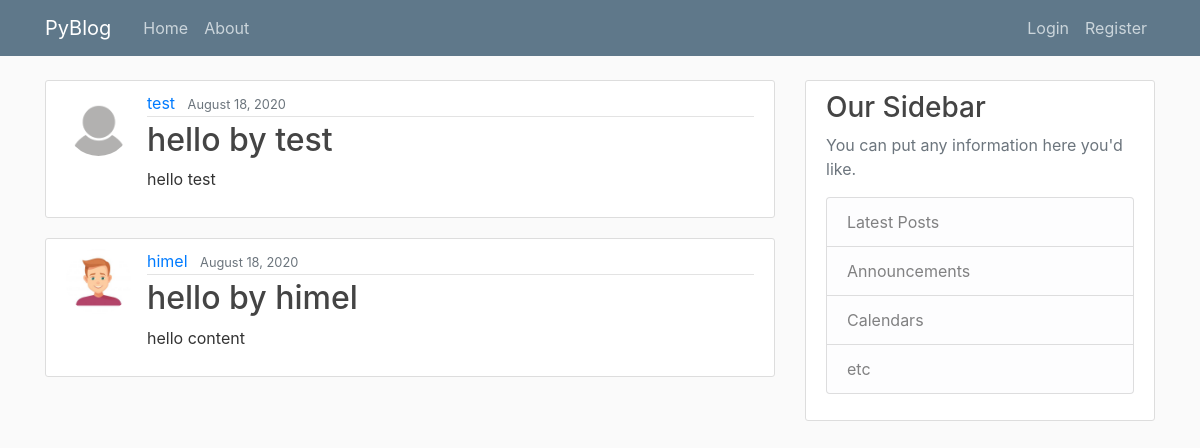
/, run on an earlier commit of the app's database.
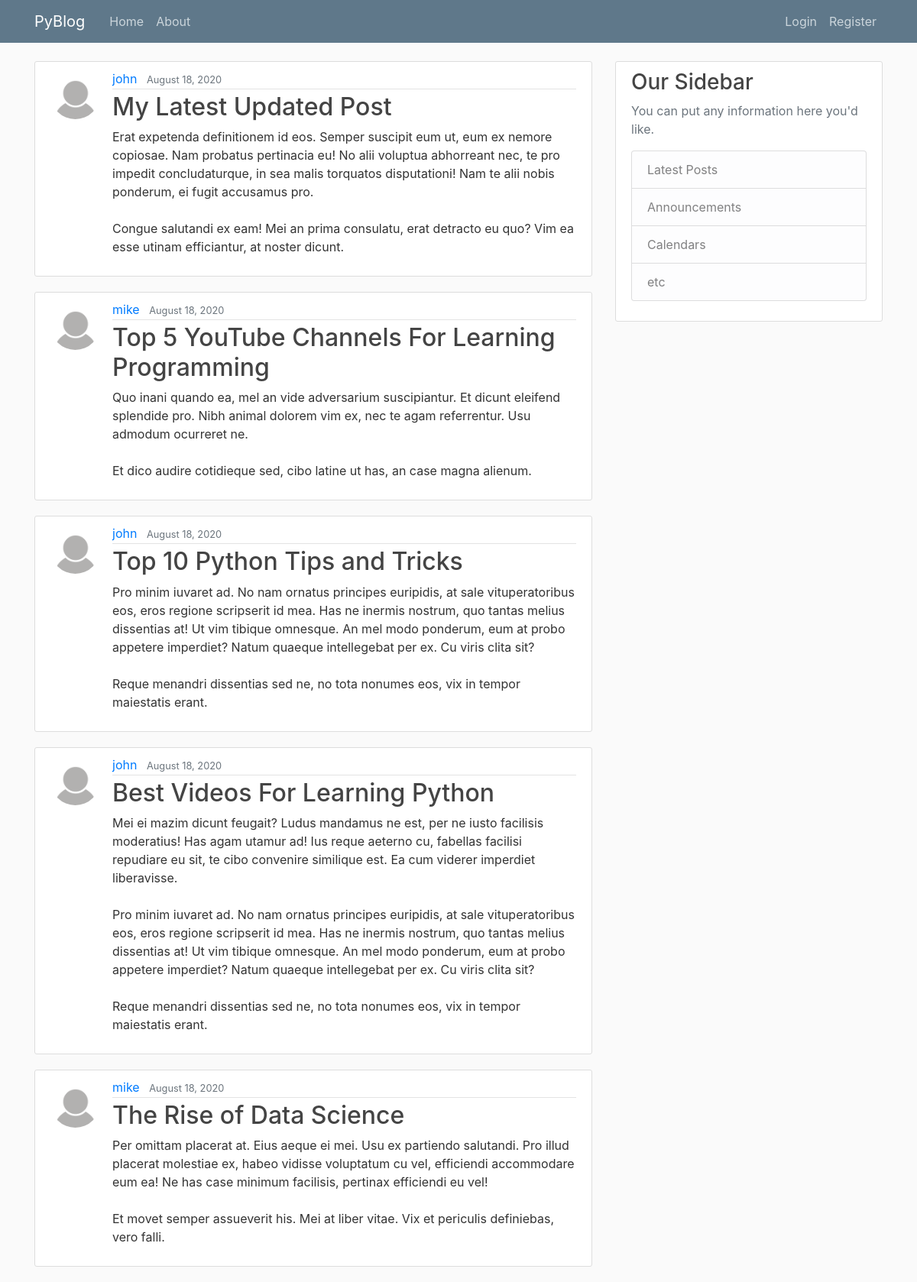
And on a later commit of the database.
### blog/models.py (models this page shows, shortened)
class Post(models.Model):
    title = models.CharField(max_length=100)
    content = models.TextField()
    date_posted = models.DateTimeField(default=timezone.now)
    author = models.ForeignKey(User, on_delete=models.CASCADE)

### users/models.py (models this page shows, shortened)
class Profile(models.Model):
    user = models.OneToOneField(User, on_delete=models.CASCADE)
    image = models.ImageField(
        default='profile_pics/default.png', upload_to='profile_pics')

### blog/views.py (the view)
# urls.py: path('', PostListView.as_view(), name='blog-home'),
class PostListView(ListView):
    model = Post
    template_name = 'blog/home.html'  # <app>/<model>_<viewtype>.html
    context_object_name = 'posts'
    ordering = ['-date_posted']
    paginate_by = 5

### blog/templates/blog/home.html
{% extends "blog/base.html" %}
{% block content %}
    {% for post in posts %}
        <article class="media content-section">
          <img class="rounded-circle article-img" src="{{ post.author.profile.image.url }}">
          <div class="media-body">
            <div class="article-metadata">
              <a class="mr-2" href="#">{{ post.author }}</a>
              <small class="text-muted">{{ post.date_posted|date:"F d, Y" }}</small>
            </div>
            <h2><a class="article-title" href="{% url 'post-detail' post.id %}">{{ post.title }}</a></h2>
            <p class="article-content">{{ post.content }}</p>
          </div>
        </article>
    {% endfor %}
{% endblock content %}

What changed in the data, as far as the page shows it:
no longer on this page (row edited): Post: author.profile.image (placeholder picture), author "test", date_posted "August 18, 2020", title "hello by test", content "hello test"
no longer on this page (row edited): Post: author.profile.image (picture), author "himel", date_posted "August 18, 2020", title "hello by himel", content "hello content"
added Post: author.profile.image (placeholder picture), author "john", date_posted "August 18, 2020", title "My Latest Updated Post", content "Erat expetenda definitionem id eos. Semper suscipit eum ut, eum ex nemore copiosae. Nam probatus pertinacia eu! No alii voluptua abhorreant nec, te pro impedit concludaturque, in sea malis torquatos disputationi! Nam te alii nobis ponderum, ei fugit accusamus pro. Congue salutandi ex eam! Mei an prima consulatu, erat detracto eu quo? Vim ea esse utinam efficiantur, at noster dicunt."
added Post: author.profile.image (placeholder picture), author "mike", date_posted "August 18, 2020", title "Top 5 YouTube Channels For Learning Programming", content "Quo inani quando ea, mel an vide adversarium suscipiantur. Et dicunt eleifend splendide pro. Nibh animal dolorem vim ex, nec te agam referrentur. Usu admodum ocurreret ne. Et dico audire cotidieque sed, cibo latine ut has, an case magna alienum."
added Post: author.profile.image (placeholder picture), author "john", date_posted "August 18, 2020", title "Top 10 Python Tips and Tricks", content "Pro minim iuvaret ad. No nam ornatus principes euripidis, at sale vituperatoribus eos, eros regione scripserit id mea. Has ne inermis nostrum, quo tantas melius dissentias at! Ut vim tibique omnesque. An mel modo ponderum, eum at probo appetere imperdiet? Natum quaeque intellegebat per ex. Cu viris clita sit? Reque menandri dissentias sed ne, no tota nonumes eos, vix in tempor maiestatis erant."
added Post: author.profile.image (placeholder picture), author "john", date_posted "August 18, 2020", title "Best Videos For Learning Python", content "Mei ei mazim dicunt feugait? Ludus mandamus ne est, per ne iusto facilisis moderatius! Has agam utamur ad! Ius reque aeterno cu, fabellas facilisi repudiare eu sit, te cibo convenire similique est. Ea cum viderer imperdiet liberavisse. Pro minim iuvaret ad. No nam ornatus principes euripidis, at sale vituperatoribus eos, eros regione scripserit id mea. Has ne inermis nostrum, quo tantas melius dissentias at! Ut vim tibique omnesque. An mel modo ponderum, eum at probo appetere imperdiet? Natum quaeque intellegebat per ex. Cu viris clita sit? Reque menandri dissentias sed ne, no tota nonumes eos, vix in tempor maiestatis erant."
added Post: author.profile.image (placeholder picture), author "mike", date_posted "August 18, 2020", title "The Rise of Data Science", content "Per omittam placerat at. Eius aeque ei mei. Usu ex partiendo salutandi. Pro illud placerat molestiae ex, habeo vidisse voluptatum cu vel, efficiendi accommodare eum ea! Ne has case minimum facilisis, pertinax efficiendi eu vel! Et movet semper assueverit his. Mei at liber vitae. Vix et periculis definiebas, vero falli."
